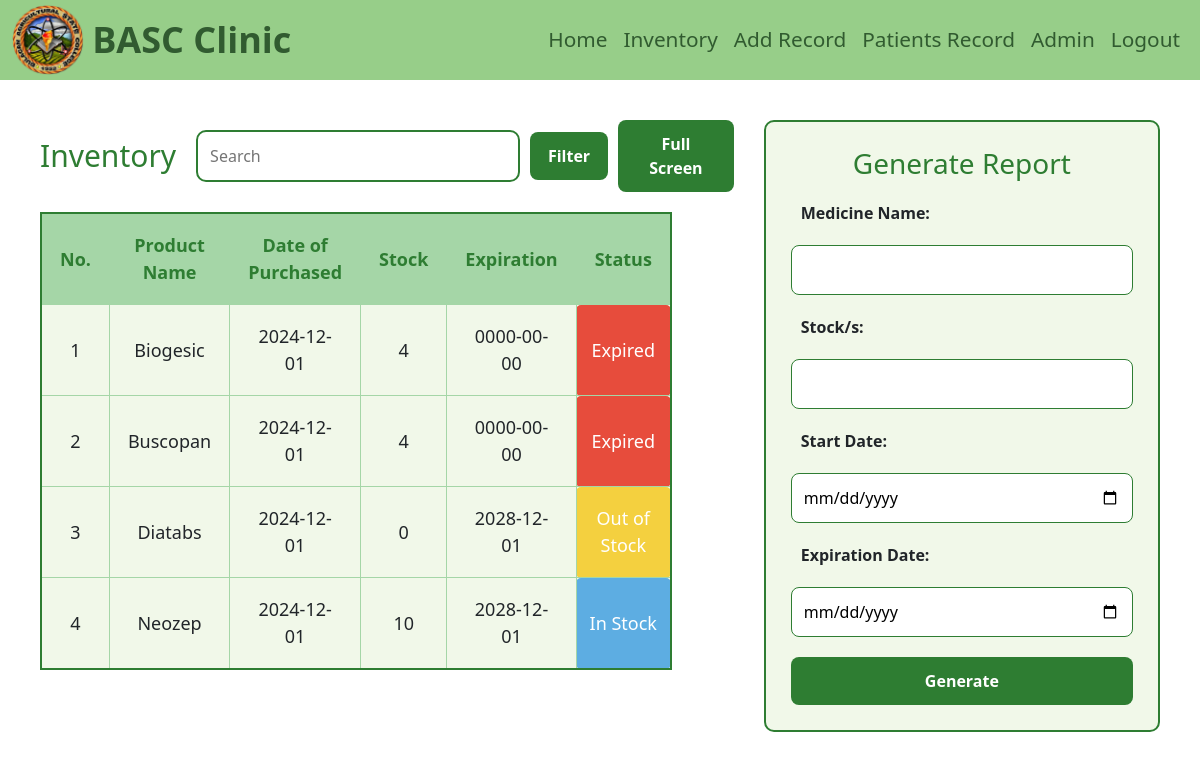
The app's page /pages/admin/inventory.php (signed in), older data.
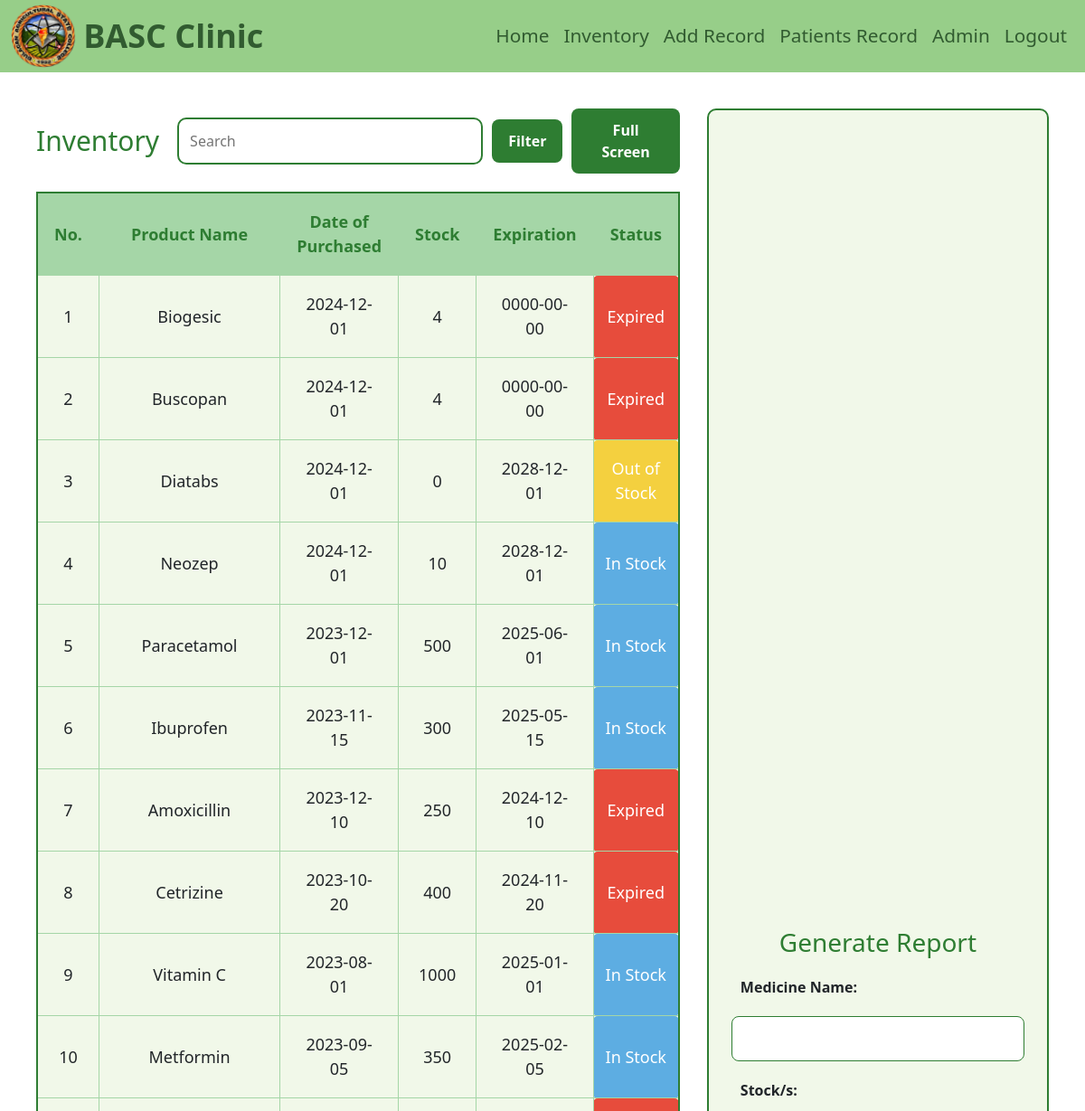
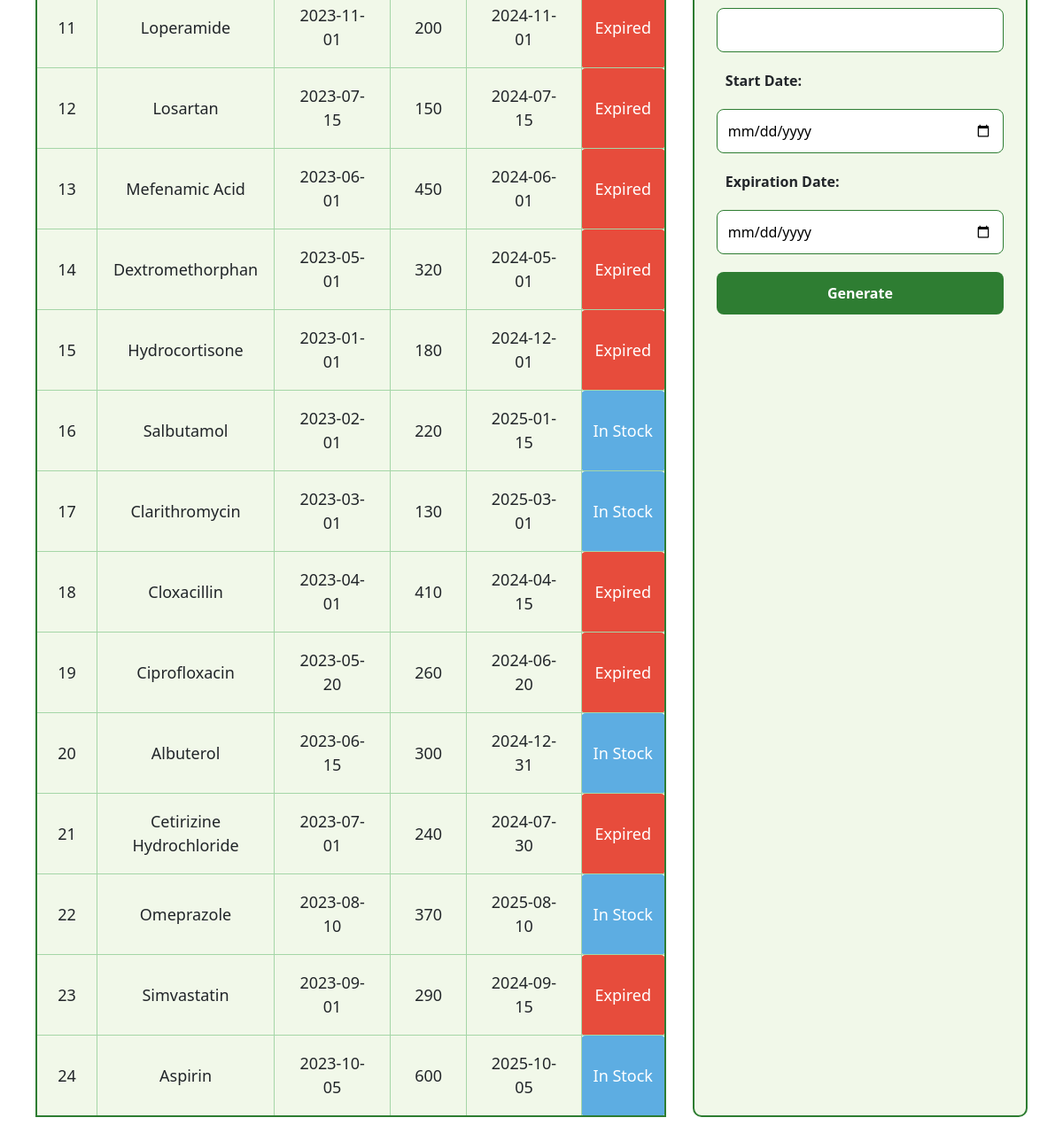
The same page, newer data (2 pictures, top to bottom).
### tables this page shows
CREATE TABLE `inventory` (
  `supplyID` int(11) NOT NULL,
  `supplyName` varchar(255) NOT NULL,
  `stock` int(11) NOT NULL,
  `startDate` date NOT NULL,
  `expDate` date NOT NULL,
  `status` varchar(100) NOT NULL
);

### pages/admin/inventory.php (the view, shortened to what this page needs)
<!DOCTYPE html>
<html lang="en">
<head>
    <link rel="stylesheet" href="../../assets/style/inventoryStyle.css">
</head>
<body>
    <?php include 'navbar.php' ?>
    <main>
        <div>
            <div class="inventory-header">
                <h2>Inventory</h2>
                <div class="search-filter">
                    <input type="text" placeholder="Search">
                    <div class="dropdown">
                        <button class="filter-btn" onclick="toggleDropdown()">Filter</button>
                    </div>
                    <button id="fullscreen-btn">Full Screen</button>
                </div>
            </div>
            <table id="inventory-table" style="height: 10rem; overflow: hidden;">
                <thead>
                    <tr>
                        <th>No.</th>
                        <th>Product Name</th>
                        <th>Date of Purchased</th>
                        <th>Stock</th>
                        <th>Expiration</th>
                        <th>Status</th>
                    </tr>
                </thead>
                <tbody>
                    <?php
                    $inventoryQuery = "SELECT * FROM inventory";
                    $inventoryResult = mysqli_query($conn, $inventoryQuery);
                    while ($row = mysqli_fetch_assoc($inventoryResult)) {
                        $status = '';
                        if ($row['stock'] <= 0) {
                            $status = "<td class='out-of-stock'>Out of Stock</td>";
                        } elseif (strtotime($row['expDate']) < time()) {
                            $status = "<td class='expired'>Expired</td>";
                        } else {
                            $status = "<td class='in-stock'>In Stock</td>";
                        }
                        $html = "<tr>";
                        $html .= "<td>{$row['supplyID']}</td>";
                        $html .= "<td>{$row['supplyName']}</td>";
                        $html .= "<td>{$row['startDate']}</td>";
                        $html .= "<td>{$row['stock']}</td>";
                        $html .= "<td>{$row['expDate']}</td>";
                        $html .= $status;
                        $html .= "</tr>";
                        echo $html;
                    }
                    ?>
                </tbody>
            </table>
        </div>
        <div class="aside">
            <h3>Generate Report</h3>
            <form method="POST" action="/functions/inventoryFunctions.php">
                <label for="supplyName">Medicine Name:</label>
                <input name="supplyName" type="text" id="supplyName">
                <label for="stock">Stock/s:</label>
                <input name="stock" type="number" id="stock">
                <label for="startDate">Start Date:</label>
                <input name="startDate" type="date" id="startDate">
                <label for="expDate">Expiration Date:</label>
                <input name="expDate" type="date" id="expDate">
                <button type="submit" name="add_supply">Generate</button>
            </form>
        </div>
    </main>
</body>
</html>

Row changes from the older to the newer data that the page shows:
added inventory: supplyID "5", supplyName "Paracetamol", startDate "2023-12-01", stock "500", expDate "2025-06-01", shows "In Stock"
added inventory: supplyID "6", supplyName "Ibuprofen", startDate "2023-11-15", stock "300", expDate "2025-05-15", shows "In Stock"
added inventory: supplyID "7", supplyName "Amoxicillin", startDate "2023-12-10", stock "250", expDate "2024-12-10", shows "Expired"
added inventory: supplyID "8", supplyName "Cetrizine", startDate "2023-10-20", stock "400", expDate "2024-11-20", shows "Expired"
added inventory: supplyID "9", supplyName "Vitamin C", startDate "2023-08-01", stock "1000", expDate "2025-01-01", shows "In Stock"
added inventory: supplyID "10", supplyName "Metformin", startDate "2023-09-05", stock "350", expDate "2025-02-05", shows "In Stock"
added inventory: supplyID "11", supplyName "Loperamide", startDate "2023-11-01", stock "200", expDate "2024-11-01", shows "Expired"
added inventory: supplyID "12", supplyName "Losartan", startDate "2023-07-15", stock "150", expDate "2024-07-15", shows "Expired"
added inventory: supplyID "13", supplyName "Mefenamic Acid", startDate "2023-06-01", stock "450", expDate "2024-06-01", shows "Expired"
added inventory: supplyID "14", supplyName "Dextromethorphan", startDate "2023-05-01", stock "320", expDate "2024-05-01", shows "Expired"
added inventory: supplyID "15", supplyName "Hydrocortisone", startDate "2023-01-01", stock "180", expDate "2024-12-01", shows "Expired"
added inventory: supplyID "16", supplyName "Salbutamol", startDate "2023-02-01", stock "220", expDate "2025-01-15", shows "In Stock"
added inventory: supplyID "17", supplyName "Clarithromycin", startDate "2023-03-01", stock "130", expDate "2025-03-01", shows "In Stock"
added inventory: supplyID "18", supplyName "Cloxacillin", startDate "2023-04-01", stock "410", expDate "2024-04-15", shows "Expired"
added inventory: supplyID "19", supplyName "Ciprofloxacin", startDate "2023-05-20", stock "260", expDate "2024-06-20", shows "Expired"
added inventory: supplyID "20", supplyName "Albuterol", startDate "2023-06-15", stock "300", expDate "2024-12-31", shows "In Stock"
added inventory: supplyID "21", supplyName "Cetirizine Hydrochloride", startDate "2023-07-01", stock "240", expDate "2024-07-30", shows "Expired"
added inventory: supplyID "22", supplyName "Omeprazole", startDate "2023-08-10", stock "370", expDate "2025-08-10", shows "In Stock"
added inventory: supplyID "23", supplyName "Simvastatin", startDate "2023-09-01", stock "290", expDate "2024-09-15", shows "Expired"
added inventory: supplyID "24", supplyName "Aspirin", startDate "2023-10-05", stock "600", expDate "2025-10-05", shows "In Stock"
